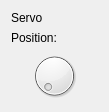
<?xml version="1.0" encoding="UTF-8"?>
<ui version="4.0">
 <class>ServoWidget</class>
 <widget class="QWidget" name="ServoWidget">
  <property name="geometry">
   <rect>
    <x>0</x>
    <y>0</y>
    <width>109</width>
    <height>102</height>
   </rect>
  </property>
  <property name="windowTitle">
   <string>Form</string>
  </property>
  <layout class="QVBoxLayout" name="verticalLayout">
   <item>
    <widget class="QLabel" name="label">
     <property name="text">
      <string>Servo</string>
     </property>
    </widget>
   </item>
   <item>
    <spacer name="verticalSpacer_2">
     <property name="orientation">
      <enum>Qt::Vertical</enum>
     </property>
     <property name="sizeHint" stdset="0">
      <size>
       <width>20</width>
       <height>0</height>
      </size>
     </property>
    </spacer>
   </item>
   <item>
    <widget class="QLabel" name="label_2">
     <property name="text">
      <string>Position:</string>
     </property>
    </widget>
   </item>
   <item>
    <widget class="QDial" name="positionDial">
     <property name="minimum">
      <number>90</number>
     </property>
     <property name="maximum">
      <number>360</number>
     </property>
     <property name="notchesVisible">
      <bool>false</bool>
     </property>
    </widget>
   </item>
   <item>
    <spacer name="verticalSpacer">
     <property name="orientation">
      <enum>Qt::Vertical</enum>
     </property>
     <property name="sizeHint" stdset="0">
      <size>
       <width>20</width>
       <height>0</height>
      </size>
     </property>
    </spacer>
   </item>
  </layout>
 </widget>
 <resources/>
 <connections/>
</ui>
